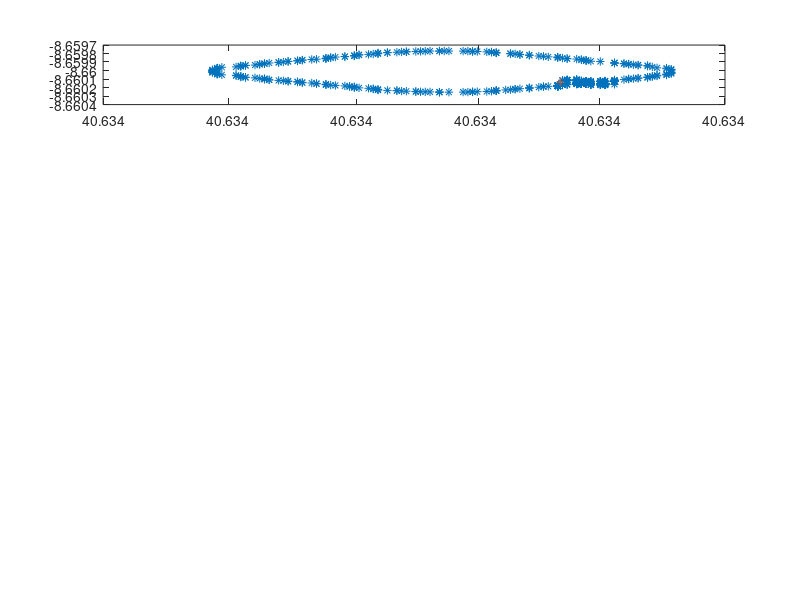

Source code (MATLAB): (Note: this script raises an error after producing the figure.)
close all
clc
clear all

N=6;

data = textread('rtknewbase.txt','','delimiter',',');
%data = textread('convergRTK2.txt','','delimiter',',');
%data = textread('convergRTK3.txt','','delimiter',',');
%data = textread('convergeRTK4.txt','','delimiter',',');
%data = textread('convergeRTK5.txt','','delimiter',',');
%data = textread('convergeRTK6.txt','','delimiter',',');



subplot(5,1,1)
plot(data(:,4),data(:,5),'*')
lat1m = mean(data(:,4));
long1m = mean(data(:,5));
hold on 
plot(lat1m,long1m,'+');
dd = [];
for i=1:length(data(:,4))
    dd =[dd dist(lat1m,data(i,4),long1m,data(i,5))];
end
subplot(5,1,2)
plot(dd);
subplot(5,1,3)
plot(data(:,6));
subplot(5,1,4);
ind = find(data(:,6)==4,1,'first');
rtklat = data(ind:length(data(:,4)),4);
rtklong = data(ind:length(data(:,4)),5);
rtklatm = mean(rtklat);
rtklongm = mean(rtklong);
plot(rtklat,rtklong,'*')
hold on
plot(rtklatm,rtklongm,'+')
ddrtk = []
for k = 1:length(rtklong)
    ddrtk=[ddrtk dist(rtklatm,rtklat(k),rtklongm,rtklong(k))];
end
subplot(5,1,5)
plot(ddrtk);

first= [ data(2,1) data(2,2) data(2,3)]
rtkfirst = [data(ind,1) data(ind,2) data(ind,3)]

convergetime = rtkfirst-first
if(convergetime(1)>=1)
    time = convergetime(1)*60+convergetime(2)+convergetime(3)/60
else
    time = convergetime(2)+convergetime(3)/60
end